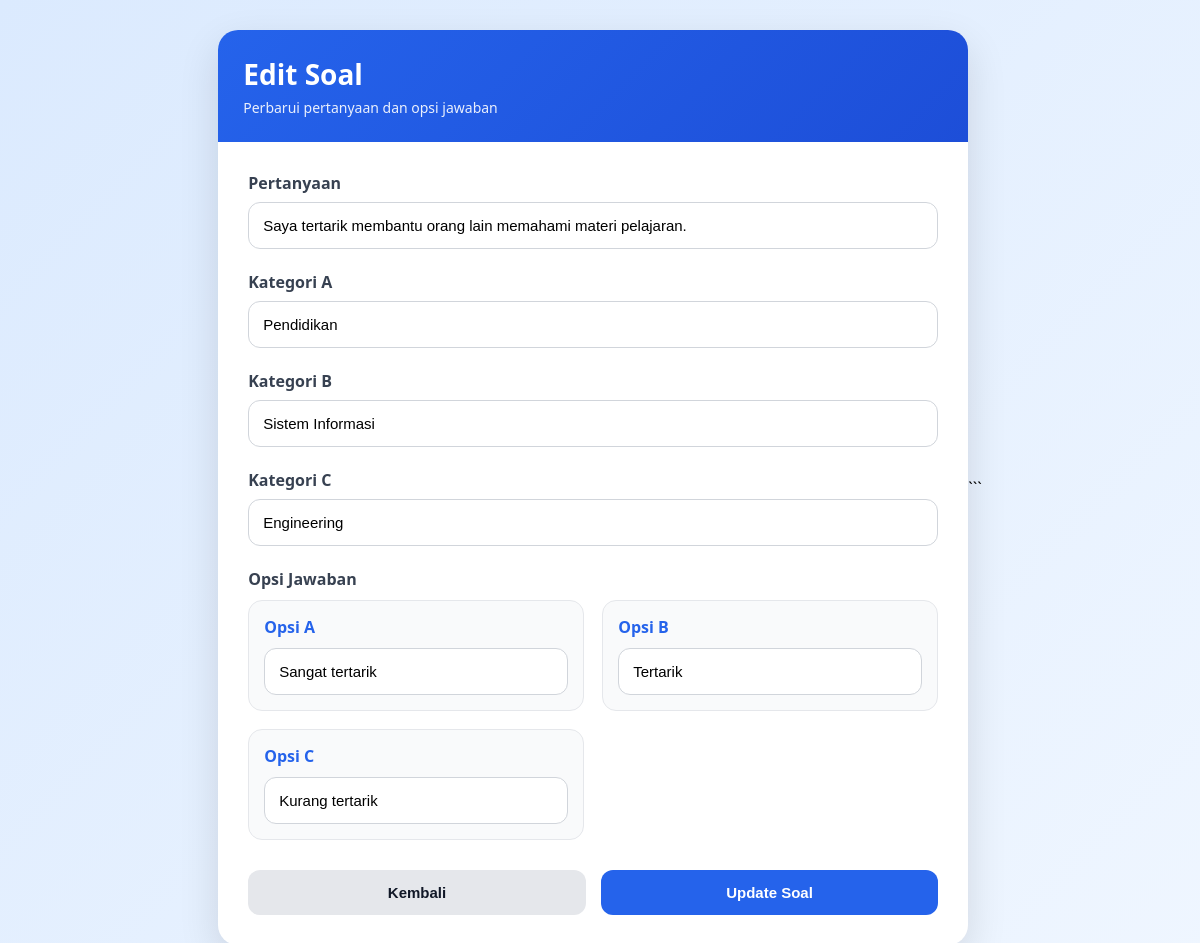
The app's page /fitur_tesminatbakat/edit_soal.php?id=4 with its own data.
### tables this page shows
CREATE TABLE `soal_tes` (
  `id_soal` int(11) NOT NULL,
  `pertanyaan` text NOT NULL,
  `opsi_a` varchar(255) NOT NULL,
  `opsi_b` varchar(255) NOT NULL,
  `opsi_c` varchar(255) NOT NULL,
  `dibuat_pada` timestamp NOT NULL DEFAULT current_timestamp(),
  `diubah_pada` timestamp NOT NULL DEFAULT current_timestamp() ON UPDATE current_timestamp(),
  `kategori_a` varchar(100) DEFAULT NULL,
  `kategori_b` varchar(100) DEFAULT NULL,
  `kategori_c` varchar(100) DEFAULT NULL
);

### fitur_tesminatbakat/edit_soal.php (the view, shortened to what this page needs)
<?php
include '../config.php';
$id = $_GET['id'];
$query = mysqli_query($conn, "SELECT * FROM soal_tes WHERE id_soal='$id'");
$data = mysqli_fetch_assoc($query);
?>
<!DOCTYPE html>
<html lang="id">
<head>
</head>
<body>
<div class="container">
    <div class="header">
        <h2>Edit Soal</h2>
        <p>Perbarui pertanyaan dan opsi jawaban</p>
    </div>
    <div class="form-content">
        <div class="form-group">
            <label>Pertanyaan</label>
            <input
                type="text"
                id="pertanyaan"
                value="<?= $data['pertanyaan']; ?>"
                placeholder="Masukkan pertanyaan..."
            >
        </div>
        <div class="form-group">
            <label>Kategori A</label>
            <input
                type="text"
                id="kategoriA"
                value="<?= $data['kategori_a']; ?>"
                placeholder="Contoh: Sistem Informasi"
            >
        </div>
        <div class="form-group">
            <label>Kategori B</label>
            <input
                type="text"
                id="kategoriB"
                value="<?= $data['kategori_b']; ?>"
                placeholder="Contoh: Engineering"
            >
        </div>
        <div class="form-group">
            <label>Kategori C</label>
            <input
                type="text"
                id="kategoriC"
                value="<?= $data['kategori_c']; ?>"
                placeholder="Contoh: Pendidikan"
            >
        </div>
        <div class="form-group">
            <label>Opsi Jawaban</label>
            <div class="opsi-container">
                <div class="opsi-box">
                    <div class="opsi-title">Opsi A</div>
                    <input
                        type="text"
                        id="opsiA"
                        value="<?= $data['opsi_a']; ?>"
                    >
                </div>
                <div class="opsi-box">
                    <div class="opsi-title">Opsi B</div>
                    <input
                        type="text"
                        id="opsiB"
                        value="<?= $data['opsi_b']; ?>"
                    >
                </div>
                <div class="opsi-box">
                    <div class="opsi-title">Opsi C</div>
                    <input
                        type="text"
                        id="opsiC"
                        value="<?= $data['opsi_c']; ?>"
                    >
                </div>
            </div>
        </div>
        <div class="button-group">
            <button class="btn-kembali"
                onclick="window.location.href='data_soal.php'">
                Kembali
            </button>
            <button class="btn-update"
                onclick="updateSoal()">
                Update Soal
            </button>
        </div>
    </div>
</div>
</body>
</html>

### fitur_tesminatbakat/edit_soal.php (style rules this page uses)
* { margin:0; padding:0; box-sizing:border-box; }
body { font-family:'Segoe UI', sans-serif; background:linear-gradient(135deg,#dbeafe,#eff6ff); min-height:100vh; display:flex; justify-content:center; align-items:center; padding:30px; }
.container { width:100%; max-width:750px; background:#fff; border-radius:20px; overflow:hidden; box-shadow:0 15px 40px rgba(0,0,0,0.12); }
.header { background:linear-gradient(135deg,#2563eb,#1d4ed8); padding:25px; color:white; }
.header h2 { font-size:28px; margin-bottom:5px; }
.header p { opacity:0.9; font-size:14px; }
.form-content { padding:30px; }
.form-group { margin-bottom:22px; }
label { display:block; margin-bottom:8px; font-weight:600; color:#374151; }
input { width:100%; padding:14px; border:1px solid #d1d5db; border-radius:12px; font-size:15px; transition:0.3s; }
.opsi-container { display:grid; grid-template-columns:1fr 1fr; gap:18px; margin-top:10px; }
.opsi-box { background:#f9fafb; border:1px solid #e5e7eb; border-radius:14px; padding:15px; }
.opsi-title { font-weight:bold; margin-bottom:10px; color:#2563eb; }
.button-group { display:flex; gap:15px; margin-top:30px; }
button { flex:1; padding:14px; border:none; border-radius:12px; font-size:15px; font-weight:bold; cursor:pointer; transition:0.3s; }
.btn-update { background:#2563eb; color:white; }
.btn-kembali { background:#e5e7eb; color:#111827; }

### records on screen
soal_tes: pertanyaan "Saya tertarik membantu orang lain memahami materi pelajaran.", kategori_a "Pendidikan", kategori_b "Sistem Informasi", kategori_c "Engineering", opsi_a "Sangat tertarik", opsi_b "Tertarik", opsi_c "Kurang tertarik"
